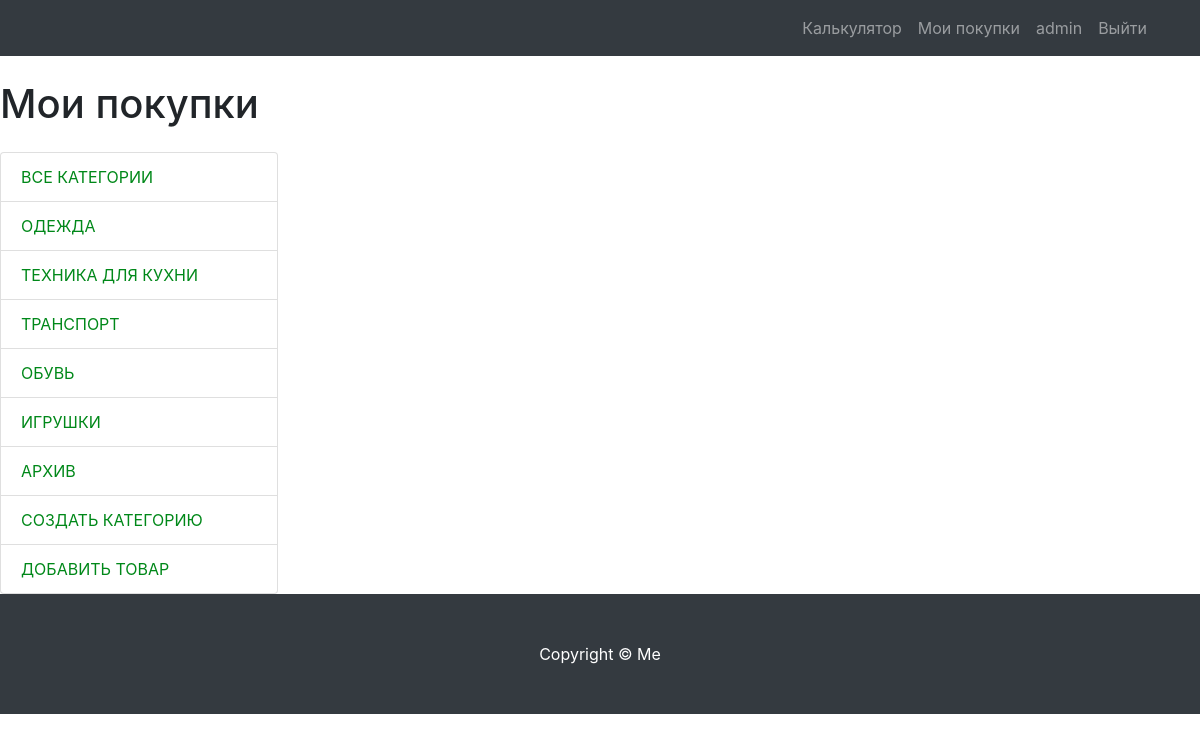
Page /products/archive (signed in) on the committed database.
### myproducts/models.py (models this page shows, shortened)
class Category(models.Model):
    user = models.ForeignKey(User, on_delete=models.CASCADE)
    name = models.CharField(max_length=100, verbose_name='Категория')
    description = models.CharField(blank=True, max_length=200, verbose_name='Описание категории')
    class Meta:
        verbose_name = 'категорию'
        verbose_name_plural = 'Категории'

### myproducts/views.py (the view)
# urls.py: path('products/archive', views.archive, name='archive'),
@login_required(login_url='/')
def archive(request):
    user = request.user
    context = {
        'title': 'Архив',
        'categories': Category.objects.filter(user=user),
    }
    products = Product.objects.filter(user=user, is_archived=True)
    paginator = Paginator(products, 12)
    page_number = request.GET.get('page')
    page_obj = paginator.get_page(page_number)
    context.update({'products': page_obj})
    return render(request, 'myproducts/archive.html', context)

### myproducts/templates/myproducts/archive.html (shortened to what this page needs)
{% extends 'calculator/base.html' %}
{% load static %}
{% load mathfilters %}
{% block css %}
<link href="{% static 'css/products.css' %}" rel="stylesheet">{% endblock %}
{% block content %}
    <div class="row">
        <div class="col-lg-3">
            <h1 class="my-4">Мои покупки</h1>
            <div class="list-group">
                {% include 'myproducts/category.html' %}
            </div>
        </div>
        <div class="col-lg-9">
    </div>
</div>
<footer class="py-5 bg-dark">
    <div class="container">
        <p class="m-0 text-center text-white">Copyright &copy; Me</p>
    </div>
</footer>
{% endblock %}

### calculator/templates/calculator/base.html (shortened to what this page needs)
<!DOCTYPE html>
{% load static %}
<html lang="en">
<head>
    <link href="{% static 'vendor/bootstrap/css/bootstrap.min.css' %}" rel="stylesheet">
    <link href="{% static 'css/products.css' %}" rel="stylesheet">
    {% block css %}{% endblock %}
</head>
<body>
<nav class="navbar navbar-expand-lg navbar-dark bg-dark fixed-top">
    <div class="container">
        <div class="collapse navbar-collapse" id="navbarResponsive">
            <ul class="navbar-nav ml-auto">
                <li class="nav-item">
                    <a class="nav-link" href="{% url 'calculator' %}">Калькулятор</a>
                </li>
                {% if user.is_authenticated %}
                <li class="nav-item">
                    <a class="nav-link" href="{% url 'my_products' %}">Мои покупки</a>
                </li>
                <li class="nav-item nav-link" >{{ user.username }}</li>
                <li class="nav-item">
                <a class="nav-link" href="{% url 'logoutuser' %}">Выйти </a>
                </li>
                {% else %}
                <li class="nav-item">
                    <a class="nav-link" href="{% url 'loginuser' %}">Войти <i class="fas fa-sign-in-alt"></i></a>
                </li>
                {% endif %}
            </ul>
        </div>
    </div>
</nav>
{% block content %}{% endblock %}
</body>
</html>

### myproducts/templates/myproducts/category.html (shortened to what this page needs)
<div class="list-group">
    <a href="{% url 'my_products' %}" class="list-group-item">Все категории</a>
    {% for category in categories %}
    <div class="list-group-item">
    <a href="{% url 'category' category.id %}" >{{ category.name }}</a>
    </div>
    {% endfor %}
    <a href="{% url 'archive' %}" class="list-group-item">Архив</a>
    <a href="{% url 'create_category' %}" class="list-group-item">Создать категорию</a>
    <a href="{% url 'create_product' %}" class="list-group-item">Добавить товар</a>
</div>

### calculator/static/css/products.css (style rules this page uses)
body { padding-top: 56px; }
a { color: #008819; }
.list-group-item { text-transform: uppercase; }
.col-lg-9 { margin: 24px 0; }

### rows in the picture
Category: name "ОДЕЖДА"
Category: name "ТЕХНИКА ДЛЯ КУХНИ"
Category: name "ТРАНСПОРТ"
Category: name "ОБУВЬ"
Category: name "ИГРУШКИ"

### other values in the picture
{{ user.username }} "admin"
